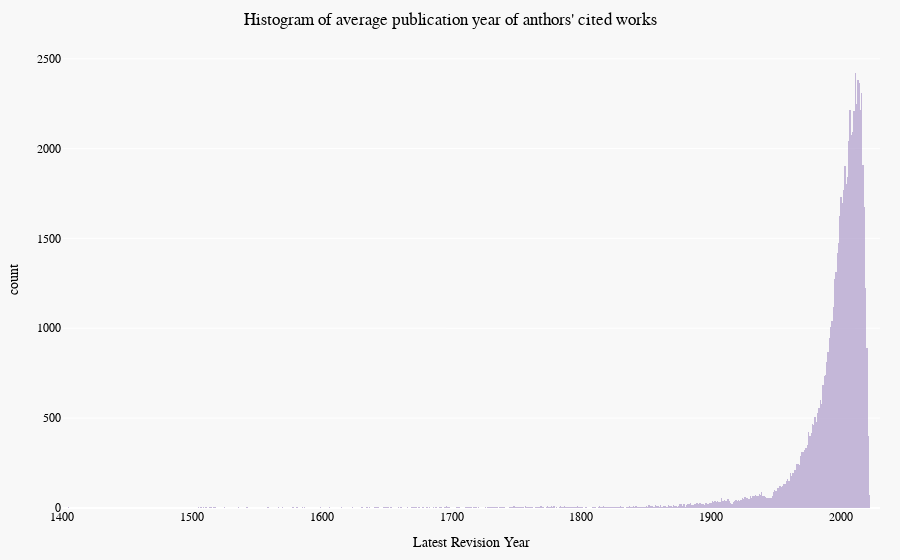

Here is the notebook cell this chart was saved with:
### Markdown cell above
# Publication Year

### Code cell
# read database/two_variable_dict/ENT_avg_ref_year.csv
df = pd.read_csv('database/two_variable_dict/ENT_avg_ref_year.csv')


# read database/two_variable_dict/CITED_AUTHOR_avg_ref_year.csv 
df = pd.read_csv('database/two_variable_dict/CITED_AUTHOR_avg_ref_year.csv')

# latest rev year
# df = pd.read_csv('database/two_variable_dict/ENT_rev_year.csv')


# sort by avg_ref_year
df = df.sort_values(by=['avg_ref_year'], ascending=False)
# df = df.sort_values(by=['latest_rev_year'], ascending=False)
df = df.reset_index(drop=True)
# print df

# summarize the avg_ref_year
print(df['avg_ref_year'].describe())
# print as latex
# print(df['avg_ref_year'].describe().to_latex())

# visualize the avg_ref_year with px
fig = px.histogram(df, x="avg_ref_year", nbins=2000)
# design
fig.update_layout(
    # title=f"Histogram of entries' average reference publication year",
    title=f"Histogram of average publication year of anthors' cited works",
    # title=f"Histogram of latest revision year of SEP entries",
    xaxis_title="Latest Revision Year",
    yaxis_title="count",
    font=dict(
        family="Merriweather",
        size=12,
        color= "black",
    ),
)
# center the title
fig.update_layout(title_x=0.5)
# set tickmode='linear'
# fig.update_xaxes(tickmode='linear')

# fig.update_traces(marker_color="rgba(70,130,180, 0.5)")
fig.update_traces(marker_color="rgba(160,139,194,0.6)")
# reset xaxis range
fig.update_xaxes(range=[1400, 2030])

# beautify the design, old school style
fig.update_layout(
    margin=dict(l=20, r=20, t=50, b=20),
    plot_bgcolor="rgba(0,0,0,0)",
    paper_bgcolor="rgba(220,220,220, 0.2)",
    # paper_bgcolor="rgba(250,235,210, 0.3)"
)
fig.show()
# save as png
# fig.write_image("database/two_variable_dict/ENT_avg_ref_year.png")
fig.write_image("database/two_variable_dict/CITED_AUTHOR_avg_ref_year.png")
# fig.write_image("database/two_variable_dict/CITED_AUTHOR_avg_ref_year.png")


# bar chart

### Figure 1 — Plotly figure (JSON) as saved in the notebook; plotly's stock layout.template omitted (floating-point values rounded to 4 significant figures; data arrays with more than 128 entries replaced by an {"elided": "..."} marker saying what was removed)
{"data": [{"alignmentgroup": "True", "bingroup": "x", "hovertemplate": "avg_ref_year=%{x}<br>count=%{y}<extra></extra>", "legendgroup": "", "marker": {"color": "rgba(160,139,194,0.6)", "pattern": {"shape": ""}}, "name": "", "nbinsx": 2000, "offsetgroup": "", "orientation": "v", "showlegend": false, "type": "histogram", "x": {"elided": "71622 float values"}, "xaxis": "x", "yaxis": "y"}], "layout": {"barmode": "relative", "font": {"color": "black", "family": "Merriweather", "size": 12}, "legend": {"tracegroupgap": 0}, "margin": {"b": 20, "l": 20, "r": 20, "t": 50}, "paper_bgcolor": "rgba(220,220,220, 0.2)", "plot_bgcolor": "rgba(0,0,0,0)", "title": {"text": "Histogram of average publication year of anthors' cited works", "x": 0.5}, "xaxis": {"anchor": "y", "domain": [0, 1], "range": [1400, 2030], "title": {"text": "Latest Revision Year"}}, "yaxis": {"anchor": "x", "domain": [0, 1], "title": {"text": "count"}}}}
